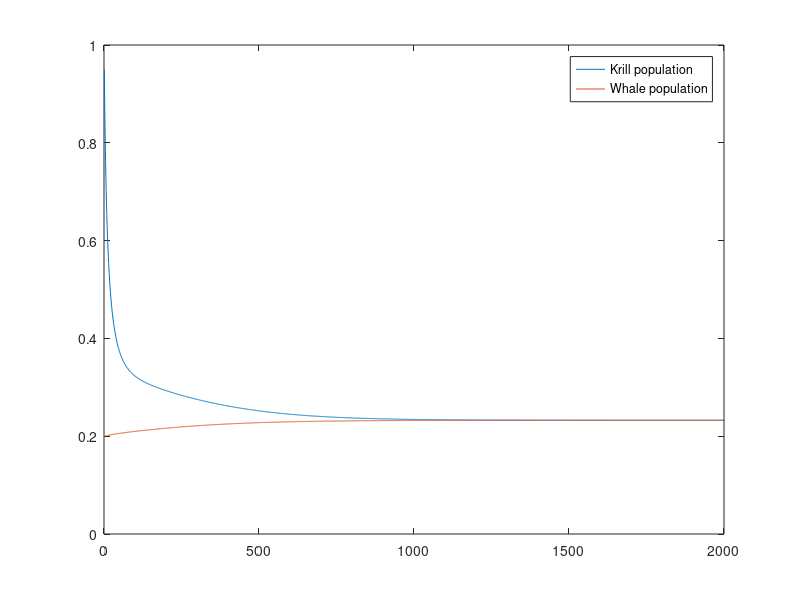

This chart was generated by the following MATLAB code:
k(1)=0.95;
b(1)=0.2;
r1=0.1;
r2=0.001;
ni=0.33;
f1=0;
f2=0;
for n = 2:5000
    k(n) = k(n-1) + (r1*k(n-1))*(1-k(n-1))-(ni*b(n-1)*k(n-1))-(f1*r2*k(n-1));
    b(n) = b(n-1) + (r2*b(n-1))*(1-(b(n-1)/k(n-1)))-(f2*r2*b(n-1));
end
plot(k)
hold on
plot(b)
xlim([0 2000])
ylim([0 1])
legend('Krill population','Whale population')